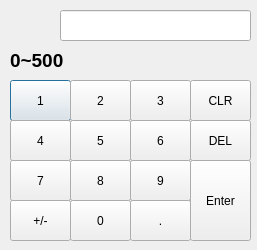
<?xml version="1.0" encoding="UTF-8"?>
<ui version="4.0">
 <class>NumKeyBoard</class>
 <widget class="QDialog" name="NumKeyBoard">
  <property name="geometry">
   <rect>
    <x>0</x>
    <y>0</y>
    <width>257</width>
    <height>250</height>
   </rect>
  </property>
  <property name="windowTitle">
   <string>Dialog</string>
  </property>
  <widget class="QLineEdit" name="lineEdit">
   <property name="geometry">
    <rect>
     <x>60</x>
     <y>10</y>
     <width>191</width>
     <height>31</height>
    </rect>
   </property>
  </widget>
  <widget class="QLabel" name="label">
   <property name="geometry">
    <rect>
     <x>10</x>
     <y>50</y>
     <width>101</width>
     <height>21</height>
    </rect>
   </property>
   <property name="font">
    <font>
     <pointsize>14</pointsize>
     <weight>75</weight>
     <bold>true</bold>
    </font>
   </property>
   <property name="text">
    <string>0~500</string>
   </property>
  </widget>
  <widget class="QPushButton" name="pushButton">
   <property name="geometry">
    <rect>
     <x>10</x>
     <y>80</y>
     <width>61</width>
     <height>41</height>
    </rect>
   </property>
   <property name="text">
    <string>1</string>
   </property>
  </widget>
  <widget class="QPushButton" name="pushButton_2">
   <property name="geometry">
    <rect>
     <x>70</x>
     <y>80</y>
     <width>61</width>
     <height>41</height>
    </rect>
   </property>
   <property name="text">
    <string>2</string>
   </property>
  </widget>
  <widget class="QPushButton" name="pushButton_3">
   <property name="geometry">
    <rect>
     <x>130</x>
     <y>80</y>
     <width>61</width>
     <height>41</height>
    </rect>
   </property>
   <property name="text">
    <string>3</string>
   </property>
  </widget>
  <widget class="QPushButton" name="pushButton_4">
   <property name="geometry">
    <rect>
     <x>190</x>
     <y>80</y>
     <width>61</width>
     <height>41</height>
    </rect>
   </property>
   <property name="text">
    <string>CLR</string>
   </property>
  </widget>
  <widget class="QPushButton" name="pushButton_5">
   <property name="geometry">
    <rect>
     <x>70</x>
     <y>120</y>
     <width>61</width>
     <height>41</height>
    </rect>
   </property>
   <property name="text">
    <string>5</string>
   </property>
  </widget>
  <widget class="QPushButton" name="pushButton_6">
   <property name="geometry">
    <rect>
     <x>10</x>
     <y>120</y>
     <width>61</width>
     <height>41</height>
    </rect>
   </property>
   <property name="text">
    <string>4</string>
   </property>
  </widget>
  <widget class="QPushButton" name="pushButton_7">
   <property name="geometry">
    <rect>
     <x>190</x>
     <y>120</y>
     <width>61</width>
     <height>41</height>
    </rect>
   </property>
   <property name="text">
    <string>DEL</string>
   </property>
  </widget>
  <widget class="QPushButton" name="pushButton_8">
   <property name="geometry">
    <rect>
     <x>130</x>
     <y>120</y>
     <width>61</width>
     <height>41</height>
    </rect>
   </property>
   <property name="text">
    <string>6</string>
   </property>
  </widget>
  <widget class="QPushButton" name="pushButton_9">
   <property name="geometry">
    <rect>
     <x>70</x>
     <y>160</y>
     <width>61</width>
     <height>41</height>
    </rect>
   </property>
   <property name="text">
    <string>8</string>
   </property>
  </widget>
  <widget class="QPushButton" name="pushButton_10">
   <property name="geometry">
    <rect>
     <x>10</x>
     <y>160</y>
     <width>61</width>
     <height>41</height>
    </rect>
   </property>
   <property name="text">
    <string>7</string>
   </property>
  </widget>
  <widget class="QPushButton" name="pushButton_11">
   <property name="geometry">
    <rect>
     <x>190</x>
     <y>160</y>
     <width>61</width>
     <height>81</height>
    </rect>
   </property>
   <property name="text">
    <string>Enter</string>
   </property>
  </widget>
  <widget class="QPushButton" name="pushButton_12">
   <property name="geometry">
    <rect>
     <x>130</x>
     <y>160</y>
     <width>61</width>
     <height>41</height>
    </rect>
   </property>
   <property name="text">
    <string>9</string>
   </property>
  </widget>
  <widget class="QPushButton" name="pushButton_13">
   <property name="geometry">
    <rect>
     <x>70</x>
     <y>200</y>
     <width>61</width>
     <height>41</height>
    </rect>
   </property>
   <property name="text">
    <string>0</string>
   </property>
  </widget>
  <widget class="QPushButton" name="pushButton_14">
   <property name="geometry">
    <rect>
     <x>10</x>
     <y>200</y>
     <width>61</width>
     <height>41</height>
    </rect>
   </property>
   <property name="text">
    <string>+/-</string>
   </property>
  </widget>
  <widget class="QPushButton" name="pushButton_16">
   <property name="geometry">
    <rect>
     <x>130</x>
     <y>200</y>
     <width>61</width>
     <height>41</height>
    </rect>
   </property>
   <property name="text">
    <string>.</string>
   </property>
  </widget>
 </widget>
 <resources/>
 <connections/>
</ui>
